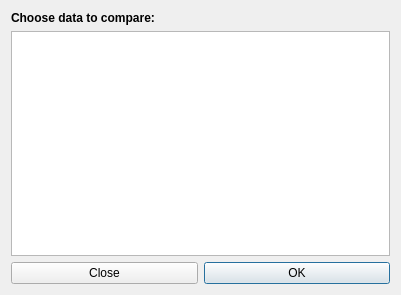
<?xml version="1.0" encoding="UTF-8"?>
<ui version="4.0">
 <class>FilePickerDialog</class>
 <widget class="QDialog" name="FilePickerDialog">
  <property name="geometry">
   <rect>
    <x>0</x>
    <y>0</y>
    <width>401</width>
    <height>295</height>
   </rect>
  </property>
  <property name="windowTitle">
   <string>Form</string>
  </property>
  <layout class="QVBoxLayout" name="verticalLayout_2">
   <item>
    <layout class="QVBoxLayout" name="verticalLayout">
     <item>
      <widget class="QLabel" name="label">
       <property name="font">
        <font>
         <bold>true</bold>
        </font>
       </property>
       <property name="text">
        <string>Choose data to compare:</string>
       </property>
      </widget>
     </item>
     <item>
      <widget class="QListView" name="listView">
       <property name="movement">
        <enum>QListView::Snap</enum>
       </property>
       <property name="isWrapping" stdset="0">
        <bool>false</bool>
       </property>
       <property name="resizeMode">
        <enum>QListView::Adjust</enum>
       </property>
       <property name="spacing">
        <number>4</number>
       </property>
      </widget>
     </item>
    </layout>
   </item>
   <item>
    <layout class="QHBoxLayout" name="horizontalLayout">
     <item>
      <widget class="QPushButton" name="closePushButton">
       <property name="focusPolicy">
        <enum>Qt::NoFocus</enum>
       </property>
       <property name="text">
        <string>Close</string>
       </property>
      </widget>
     </item>
     <item>
      <widget class="QPushButton" name="okPushButton">
       <property name="text">
        <string>OK</string>
       </property>
      </widget>
     </item>
    </layout>
   </item>
  </layout>
 </widget>
 <resources/>
 <connections>
  <connection>
   <sender>okPushButton</sender>
   <signal>clicked()</signal>
   <receiver>FilePickerDialog</receiver>
   <slot>accept()</slot>
   <hints>
    <hint type="sourcelabel">
     <x>103</x>
     <y>299</y>
    </hint>
    <hint type="destinationlabel">
     <x>200</x>
     <y>160</y>
    </hint>
   </hints>
  </connection>
  <connection>
   <sender>closePushButton</sender>
   <signal>clicked()</signal>
   <receiver>FilePickerDialog</receiver>
   <slot>reject()</slot>
   <hints>
    <hint type="sourcelabel">
     <x>297</x>
     <y>152</y>
    </hint>
    <hint type="destinationlabel">
     <x>200</x>
     <y>88</y>
    </hint>
   </hints>
  </connection>
 </connections>
</ui>
